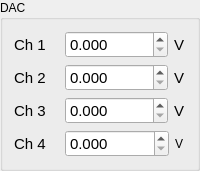
    <widget class="QGroupBox" name="groupBox_2">
     <property name="minimumSize">
      <size>
       <width>0</width>
       <height>160</height>
      </size>
     </property>
     <property name="maximumSize">
      <size>
       <width>16777215</width>
       <height>16777215</height>
      </size>
     </property>
     <property name="title">
      <string>DAC</string>
     </property>
     <layout class="QGridLayout" name="gridLayout_2">
      <item row="0" column="0">
       <layout class="QHBoxLayout" name="horizontalLayout_5">
        <item>
         <widget class="QLabel" name="label_9">
          <property name="minimumSize">
           <size>
            <width>0</width>
            <height>0</height>
           </size>
          </property>
          <property name="maximumSize">
           <size>
            <width>45</width>
            <height>16777215</height>
           </size>
          </property>
          <property name="font">
           <font>
            <pointsize>11</pointsize>
           </font>
          </property>
          <property name="text">
           <string>Ch 1</string>
          </property>
         </widget>
        </item>
        <item>
         <widget class="QDoubleSpinBox" name="dacSpinBox1">
          <property name="font">
           <font>
            <pointsize>11</pointsize>
           </font>
          </property>
          <property name="showGroupSeparator" stdset="0">
           <bool>false</bool>
          </property>
          <property name="suffix">
           <string/>
          </property>
          <property name="decimals">
           <number>3</number>
          </property>
          <property name="maximum">
           <double>3.300000000000000</double>
          </property>
          <property name="singleStep">
           <double>0.005000000000000</double>
          </property>
         </widget>
        </item>
        <item>
         <widget class="QLabel" name="label_10">
          <property name="maximumSize">
           <size>
            <width>12</width>
            <height>16777215</height>
           </size>
          </property>
          <property name="font">
           <font>
            <pointsize>11</pointsize>
           </font>
          </property>
          <property name="text">
           <string>V</string>
          </property>
         </widget>
        </item>
       </layout>
      </item>
      <item row="1" column="0">
       <layout class="QHBoxLayout" name="horizontalLayout_6">
        <item>
         <widget class="QLabel" name="label_11">
          <property name="minimumSize">
           <size>
            <width>0</width>
            <height>0</height>
           </size>
          </property>
          <property name="maximumSize">
           <size>
            <width>45</width>
            <height>16777215</height>
           </size>
          </property>
          <property name="font">
           <font>
            <pointsize>11</pointsize>
           </font>
          </property>
          <property name="text">
           <string>Ch 2</string>
          </property>
         </widget>
        </item>
        <item>
         <widget class="QDoubleSpinBox" name="dacSpinBox2">
          <property name="font">
           <font>
            <pointsize>11</pointsize>
           </font>
          </property>
          <property name="decimals">
           <number>3</number>
          </property>
          <property name="maximum">
           <double>3.300000000000000</double>
          </property>
          <property name="singleStep">
           <double>0.005000000000000</double>
          </property>
         </widget>
        </item>
        <item>
         <widget class="QLabel" name="label_12">
          <property name="maximumSize">
           <size>
            <width>12</width>
            <height>16777215</height>
           </size>
          </property>
          <property name="font">
           <font>
            <pointsize>11</pointsize>
           </font>
          </property>
          <property name="text">
           <string>V</string>
          </property>
         </widget>
        </item>
       </layout>
      </item>
      <item row="2" column="0">
       <layout class="QHBoxLayout" name="horizontalLayout_7">
        <item>
         <widget class="QLabel" name="label_13">
          <property name="minimumSize">
           <size>
            <width>0</width>
            <height>0</height>
           </size>
          </property>
          <property name="maximumSize">
           <size>
            <width>45</width>
            <height>16777215</height>
           </size>
          </property>
          <property name="font">
           <font>
            <pointsize>11</pointsize>
           </font>
          </property>
          <property name="text">
           <string>Ch 3</string>
          </property>
         </widget>
        </item>
        <item>
         <widget class="QDoubleSpinBox" name="dacSpinBox3">
          <property name="font">
           <font>
            <pointsize>11</pointsize>
           </font>
          </property>
          <property name="decimals">
           <number>3</number>
          </property>
          <property name="maximum">
           <double>3.300000000000000</double>
          </property>
          <property name="singleStep">
           <double>0.005000000000000</double>
          </property>
         </widget>
        </item>
        <item>
         <widget class="QLabel" name="label_14">
          <property name="maximumSize">
           <size>
            <width>12</width>
            <height>16777215</height>
           </size>
          </property>
          <property name="font">
           <font>
            <pointsize>11</pointsize>
           </font>
          </property>
          <property name="text">
           <string>V</string>
          </property>
         </widget>
        </item>
       </layout>
      </item>
      <item row="3" column="0">
       <layout class="QHBoxLayout" name="horizontalLayout_8">
        <item>
         <widget class="QLabel" name="label_15">
          <property name="minimumSize">
           <size>
            <width>0</width>
            <height>0</height>
           </size>
          </property>
          <property name="maximumSize">
           <size>
            <width>45</width>
            <height>16777215</height>
           </size>
          </property>
          <property name="font">
           <font>
            <pointsize>11</pointsize>
           </font>
          </property>
          <property name="text">
           <string>Ch 4</string>
          </property>
         </widget>
        </item>
        <item>
         <widget class="QDoubleSpinBox" name="dacSpinBox4">
          <property name="font">
           <font>
            <pointsize>11</pointsize>
           </font>
          </property>
          <property name="decimals">
           <number>3</number>
          </property>
          <property name="maximum">
           <double>3.300000000000000</double>
          </property>
          <property name="singleStep">
           <double>0.005000000000000</double>
          </property>
         </widget>
        </item>
        <item>
         <widget class="QLabel" name="label_16">
          <property name="maximumSize">
           <size>
            <width>11</width>
            <height>16777215</height>
           </size>
          </property>
          <property name="text">
           <string>V</string>
          </property>
         </widget>
        </item>
       </layout>
      </item>
     </layout>
    </widget>
